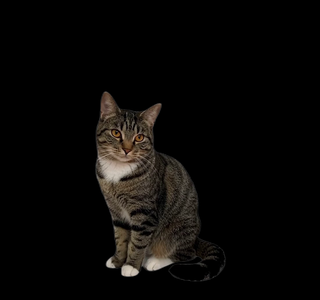
#> input picture assets/cat/idle/0002.png, 320 x 300 px
$ python -i prepare_cat_assets.py   (imports and definitions only)
#> lines starting #> are read from the running program, lines starting #| are printed output that depends on the picture; after the words box and inside, x2 and y2 are one past the last pixel; in counts of white or black regions, pixels touching at a corner belong together
#> further down, picture is the input picture: shape (300, 320, 3); mean B, G, R 7, 8.4, 9.7
"""Rebuild transparent cat assets from the user's four unchanged MP4s.
Requires numpy, Pillow, scipy, OpenCV. Default tool installs live next to this file.
Sources are keyed with border-connected white-background classification, a
narrow edge color model, and decontamination before premultiplied resizing.
"""
from pathlib import Path
import argparse,json,subprocess,sys,shutil
import numpy as np
from PIL import Image,ImageDraw,ImageFont
sys.path.insert(0,str(Path(__file__).resolve().parent))
from scipy import ndimage as ndi
import cv2

ROOT=Path(__file__).resolve().parents[1]
try:
 import imageio_ffmpeg
 DEFAULT_FFMPEG=imageio_ffmpeg.get_ffmpeg_exe()
except ImportError:
 DEFAULT_FFMPEG=shutil.which('ffmpeg') or 'ffmpeg'
SPECS={
 'idle':{'source':'cat-idle-v1.mp4','first':117,'last':178,'pingpong':True,'loop':True,'ground_source_y':795},
 'walk':{'source':'cat-walk-v3.mp4','first':155,'last':179,'pingpong':False,'loop':True,'ground_source_y':760},
 'groom':{'source':'cat-groom-v1.mp4','first':0,'last':219,'pingpong':False,'loop':False,'ground_source_y':786},
 'sleep':{'source':'cat-sleep-v3.mp4','first':107,'last':178,'pingpong':False,'loop':True,'ground_source_y':654},
}
CELL=(320,300);GROUND=282;SCALE=.32

def remove_white(rgb):
 c=rgb.astype('float32')
 # White internal body patches remain opaque unless they are essentially the
 # same neutral white as the surrounding studio background.
 candidate=((rgb.min(2)>=232)&(np.ptp(rgb.astype('int16'),axis=2)<=12)).astype('uint8')
#> candidate: shape (300, 320); every value is 0
 n,labels,stats,_=cv2.connectedComponentsWithStats(candidate,8)
#> labels: shape (300, 320) int32; every value is 0
#> n = 1; stats = [[0, 0, 320, 300, 96000]]
 border_ids=np.unique(np.concatenate([labels[0],labels[-1],labels[:,0],labels[:,-1]]))
#> border_ids = [0]
 bg_ids=set(int(x) for x in border_ids if x)
#> bg_ids = 0 items
 for label in range(1,n):
  if label not in bg_ids and stats[label,4]>=30:
   region=labels==label
   if float(c[region].mean())>=245.5:bg_ids.add(label)
 background=np.isin(labels,list(bg_ids))
 foreground=~background
#> foreground: shape (300, 320) bool; every value is 1
 # Discard compression specks not attached to the cat silhouette.
 n,l,st,_=cv2.connectedComponentsWithStats(foreground.astype('uint8'),8)
#> l: shape (300, 320) int32; every value is 1
#> n = 2; st = [[-1, 2147483647, 0, 0, 0], [0, 0, 320, 300, 96000]]
 if n>1:foreground=l==(1+int(st[1:,4].argmax()))
 # A 4px inside / 5px outside trimap is only 1-2px at delivered resolution.
 inner=ndi.binary_erosion(foreground,iterations=4,border_value=0)
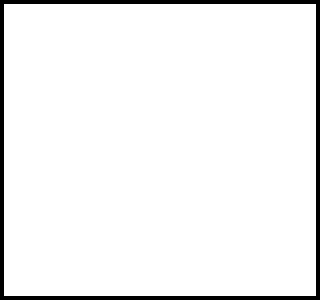
#> inner: shape (300, 320) bool; 94.9% white; 1 black region, box (x1, y1, x2, y2) and area: (0, 0, 320, 300) 4896
 outer=ndi.binary_dilation(foreground,iterations=5)
 band=outer&~inner
 alpha=foreground.astype('float32')
#> alpha: shape (300, 320) float32; every value is 1
 # Estimate local background from clean nearby whites and local opaque fur
 # from the nearest reliable interior pixel.
 _,fg_indices=ndi.distance_transform_edt(~inner,return_indices=True)
 f=c[tuple(fg_indices)]
 clean_bg=~ndi.binary_dilation(foreground,iterations=8)
 _,bg_indices=ndi.distance_transform_edt(~clean_bg,return_indices=True)
 b=c[tuple(bg_indices)]
#> b: shape (300, 320, 3) float32; every value is 0
 b=np.clip(b,247,253)
#> b: shape (300, 320, 3) float32; every value is 247
 v=b-f;delta=b-c
#> after `v = b - f`:
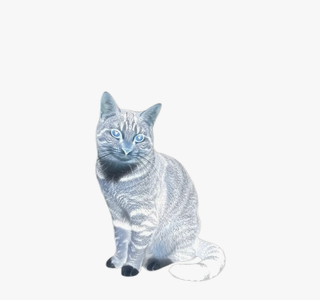
#> v: shape (300, 320, 3) float32; mean B, G, R 240.2, 238.8, 237.5
 est=np.sum(delta*v,axis=2)/np.maximum(np.sum(v*v,axis=2),64)
 alpha[band]=np.clip(est[band],0,1)
 # Remove values too faint to survive 3x downsampling and desktop keying.
 alpha[alpha<.018]=0
 out=c.copy()
 visible=band&(alpha>.018)
 out[visible]=(c[visible]-(1-alpha[visible,None])*b[visible])/alpha[visible,None]
 out=np.clip(out,0,255)
 out[alpha==0]=0
 return out,alpha

# [66 lines left out: functions transform, main, build_qa, not called in this run]

# [1 line not run here, left out]

>>> import cv2
>>> picture = cv2.imread('../assets/cat/idle/0002.png')
>>> result = remove_white(picture)
